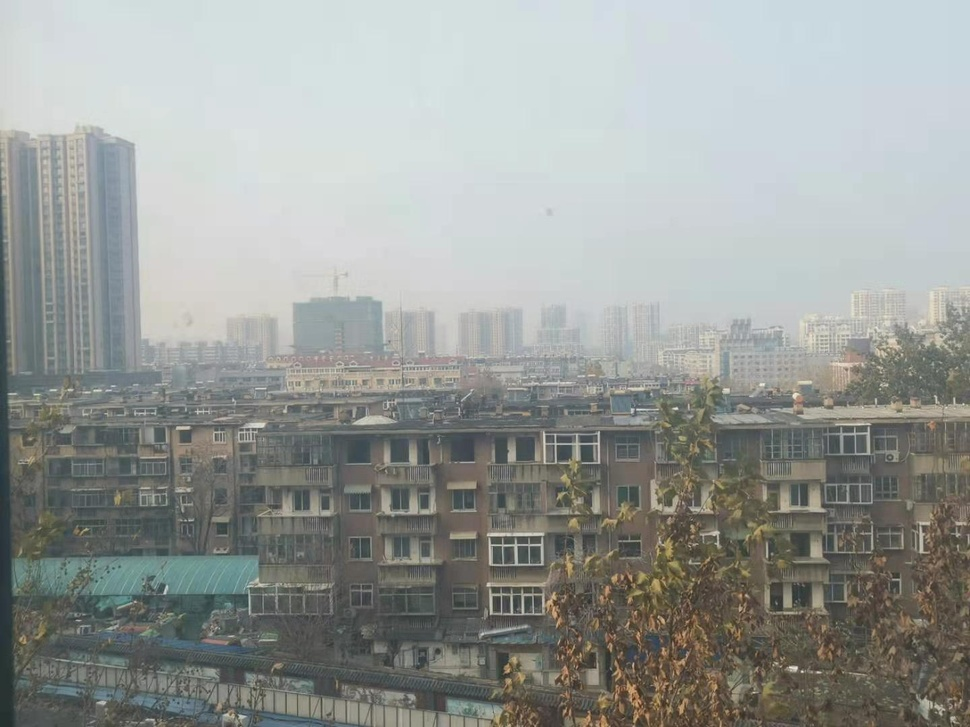
//> input picture daily/8/DeepLearning/myproject/beatifulFace/data/1.jpeg, 970 x 727 px, shrunk from 1440 x 1080 before the run
$ ./hello ../../DeepLearning/myproject/beatifulFace/data/1.jpeg   (built with g++ and OpenCV 4)
//> lines starting //> are read from the running program, lines starting //| are printed output that depends on the picture; after the words box and inside, x2 and y2 are one past the last pixel; in counts of white or black regions, pixels touching at a corner belong together
#include <iostream>
#include <opencv2/highgui.hpp>
#include <opencv2/imgproc.hpp>
#include <opencv2/opencv.hpp>
int main(int argc, char* argv[]) {
    cv::Mat_<uint8_t> im = cv::imread(argv[1], cv::IMREAD_GRAYSCALE);
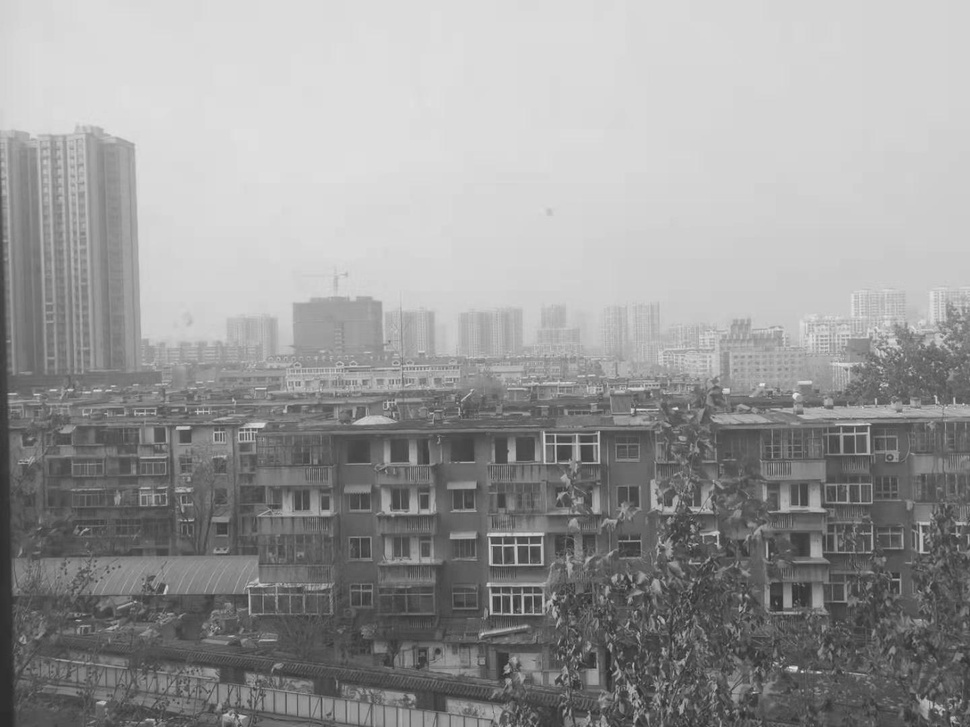
//> im: 727 rows x 970 cols, CV_8UC1; min 43, max 239, mean 153.4
    if (im.empty()) {
        std::cout << "can't open file" << std::endl;
        exit(0);
    }
    std::cout << "width:" << im.cols << ",height:" << im.rows << std::endl;
//| width:970,height:727
    cv::Mat_<uint8_t> dst;
    cv::threshold(im, dst, 128, 255, cv::ThresholdTypes::THRESH_BINARY);
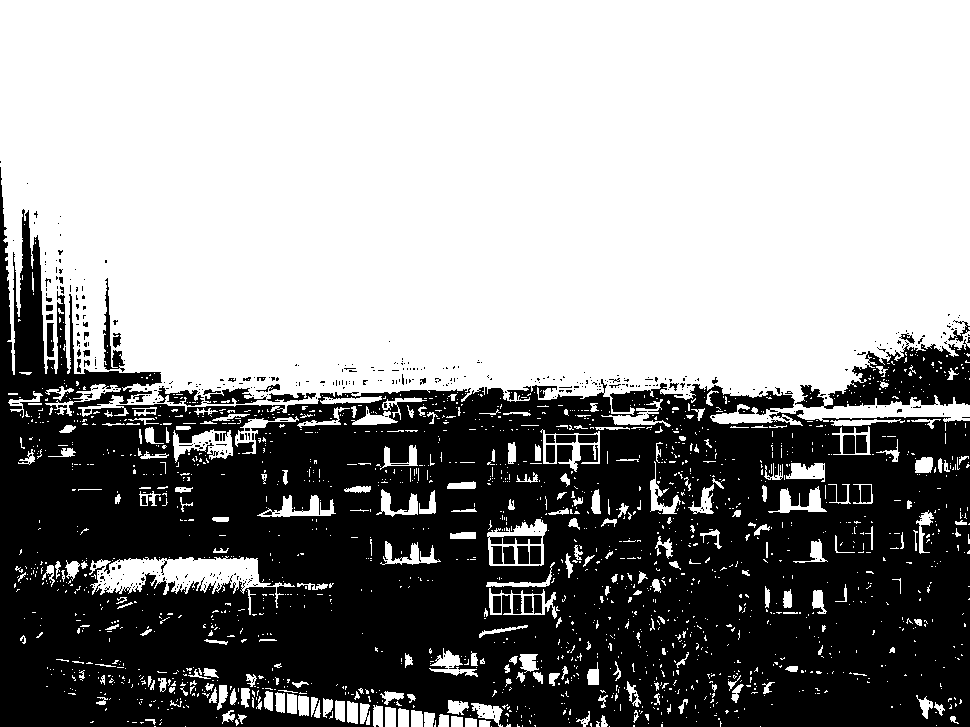
//> dst: 727 rows x 970 cols, CV_8UC1; 58% white; 483 black regions (430 under 20 px), largest, box (x1, y1, x2, y2) and area: (0, 167, 970, 727) 282841, (795, 339, 970, 409) 6156, (103, 278, 125, 372) 559
    cv::imshow("window_name", dst);
    cv::waitKey();
}

$ run again, on daily/8/DeepLearning/myproject/beatifulFace/data/3.jpeg
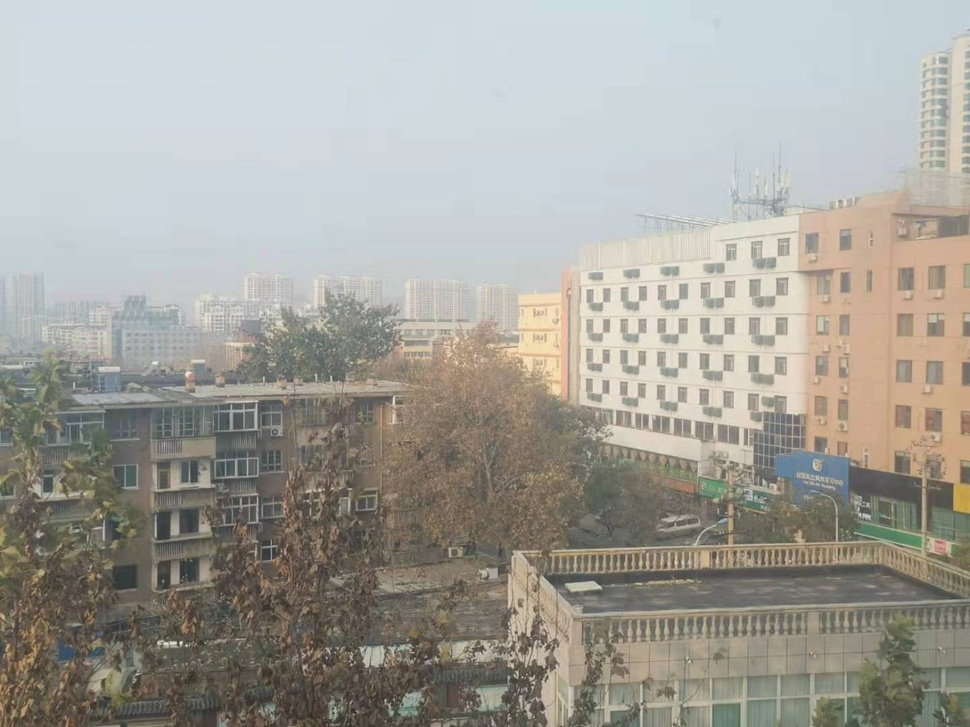
//> input picture daily/8/DeepLearning/myproject/beatifulFace/data/3.jpeg, 970 x 727 px, shrunk from 1440 x 1080 before the run
//> `cv::Mat_<uint8_t> im = cv::imread(argv[1], cv::IMREAD_GRAYSCALE);`:
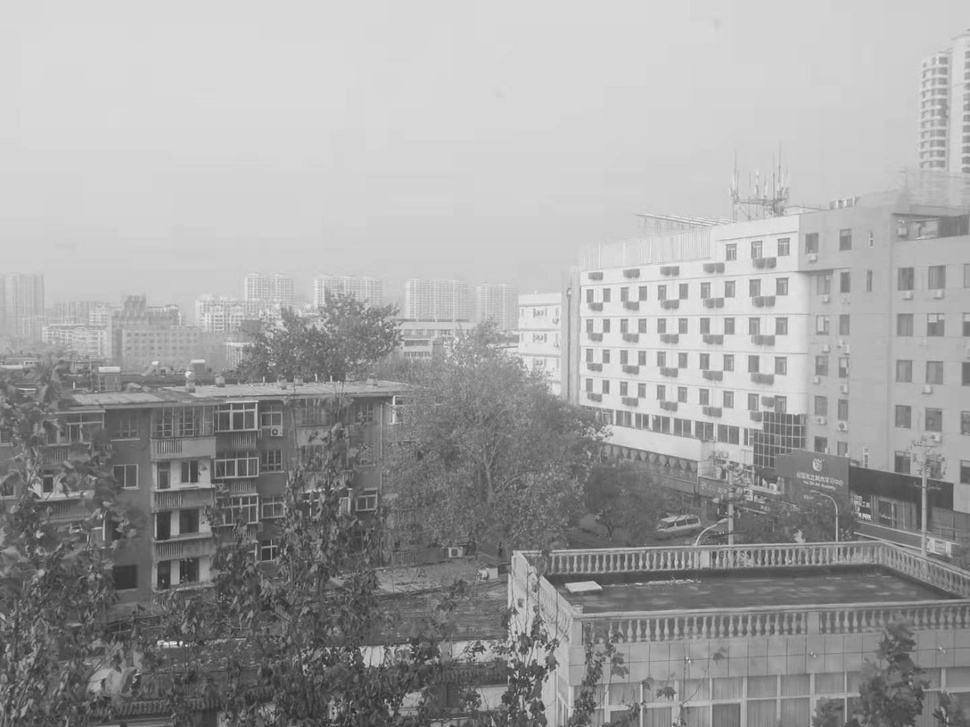
//> im: 727 rows x 970 cols, CV_8UC1; min 39, max 245, mean 161.6
//| width:970,height:727
//> `cv::threshold(im, dst, 128, 255, cv::ThresholdTypes::THRESH_BINARY);`:
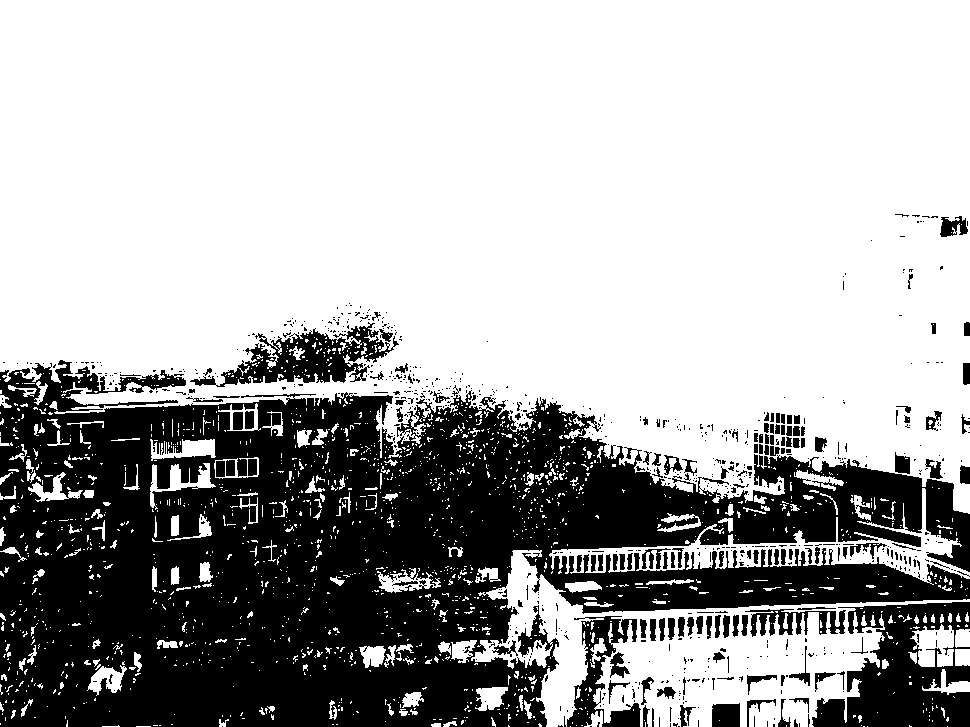
//> dst: 727 rows x 970 cols, CV_8UC1; 66.6% white; 790 black regions (648 under 20 px), largest, box (x1, y1, x2, y2) and area: (0, 360, 970, 727) 201085, (812, 602, 970, 727) 11484, (190, 322, 399, 387) 5141

$ run again, on daily/8/DeepLearning/myproject/beatifulFace/data/b.jpeg
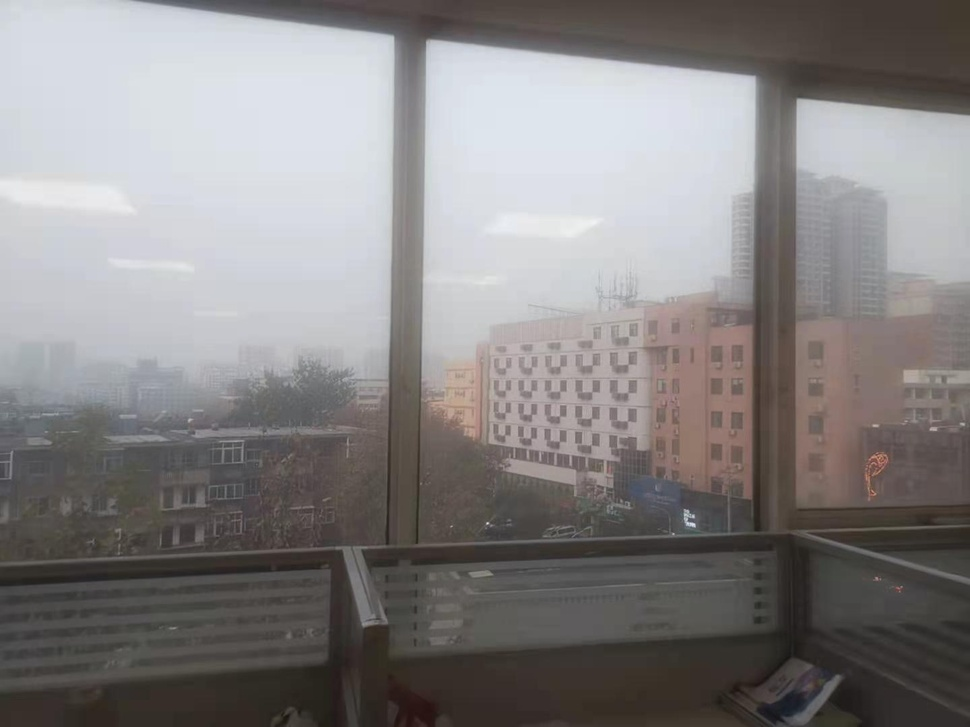
//> input picture daily/8/DeepLearning/myproject/beatifulFace/data/b.jpeg, 970 x 727 px, shrunk from 1440 x 1080 before the run
//| width:970,height:727
//> `cv::threshold(im, dst, 128, 255, cv::ThresholdTypes::THRESH_BINARY);`:
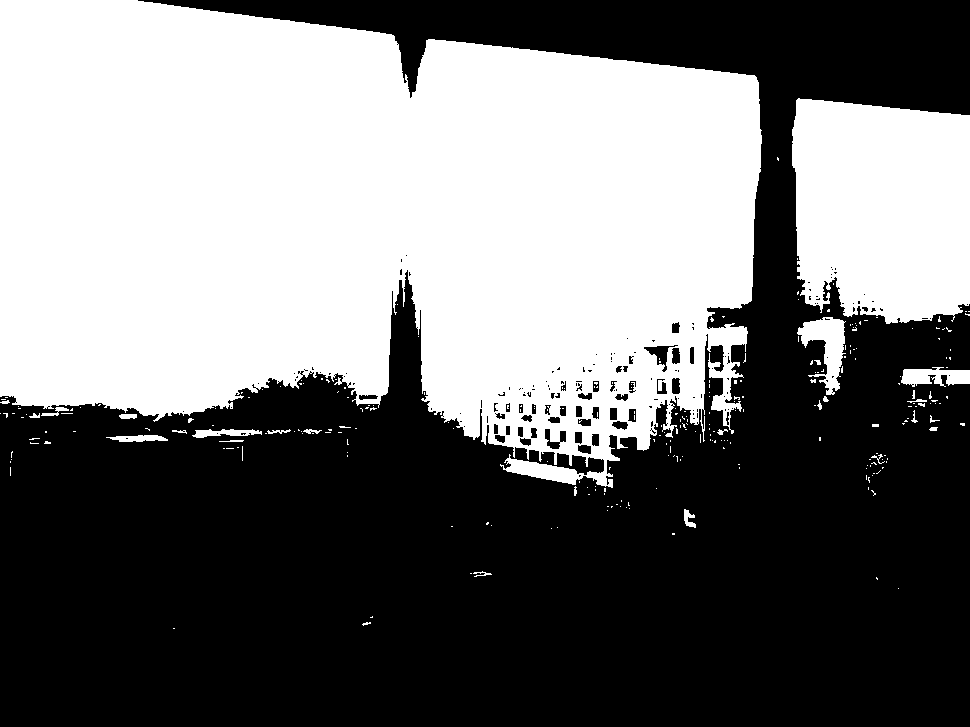
//> dst: 727 rows x 970 cols, CV_8UC1; 45.5% white; 280 white regions (252 under 20 px), largest, box (x1, y1, x2, y2) and area: (0, 0, 762, 488) 280028, (792, 98, 970, 324) 35493, (797, 317, 846, 395) 1782

$ run again, on daily/8/DeepLearning/myproject/beatifulFace/data/c.jpeg
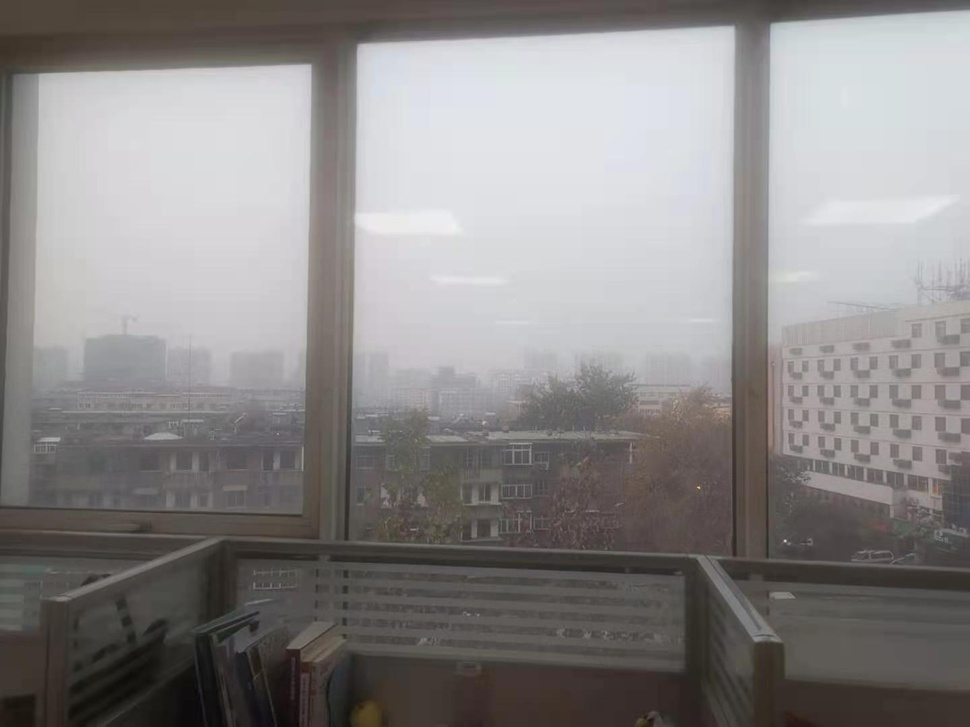
//> input picture daily/8/DeepLearning/myproject/beatifulFace/data/c.jpeg, 970 x 727 px, shrunk from 1440 x 1080 before the run
//| width:970,height:727
//> `cv::threshold(im, dst, 128, 255, cv::ThresholdTypes::THRESH_BINARY);`:
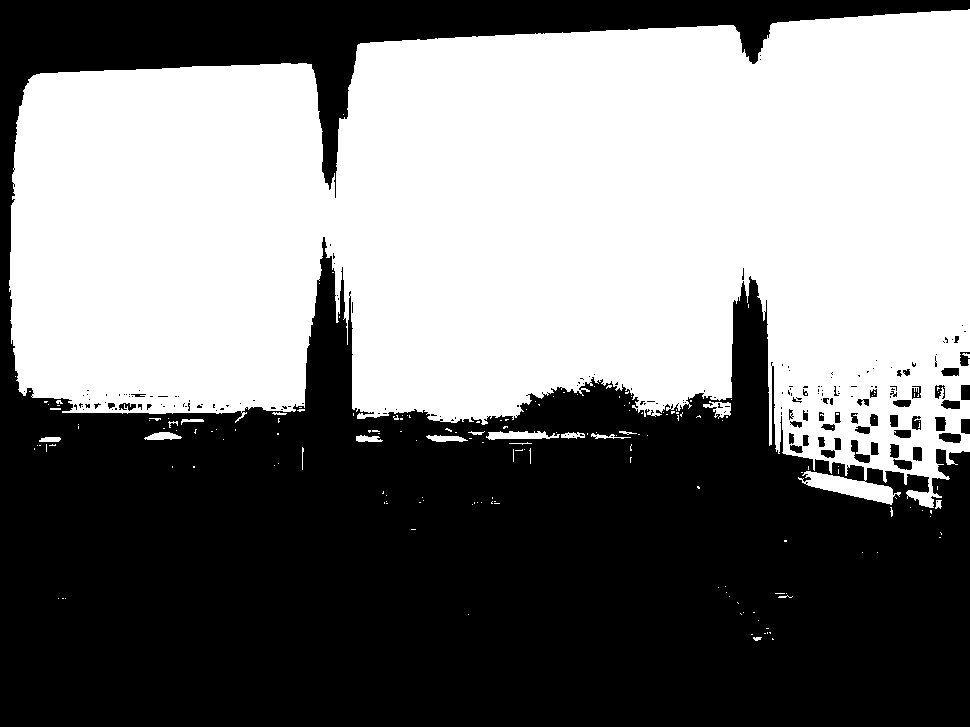
//> dst: 727 rows x 970 cols, CV_8UC1; 49.3% white; 182 white regions (161 under 20 px), largest, box (x1, y1, x2, y2) and area: (9, 9, 970, 508) 345399, (486, 431, 560, 440) 445, (703, 401, 731, 419) 243
